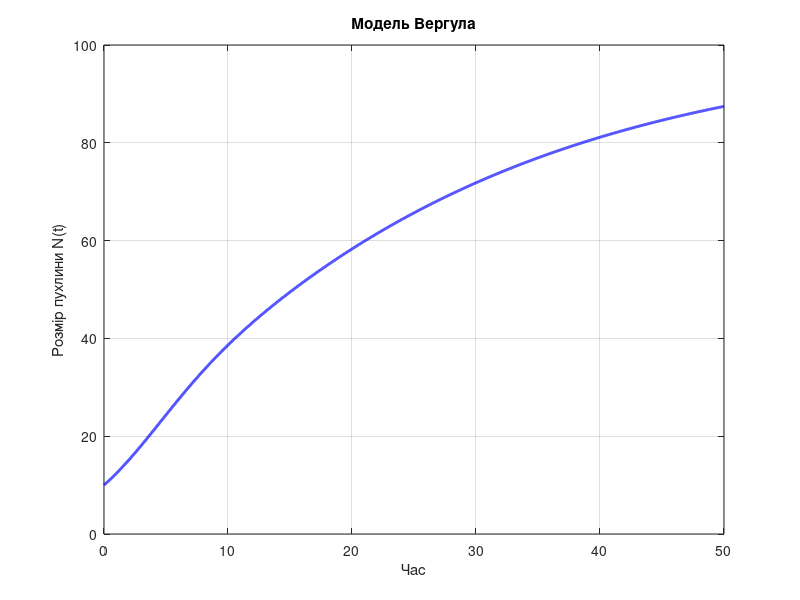
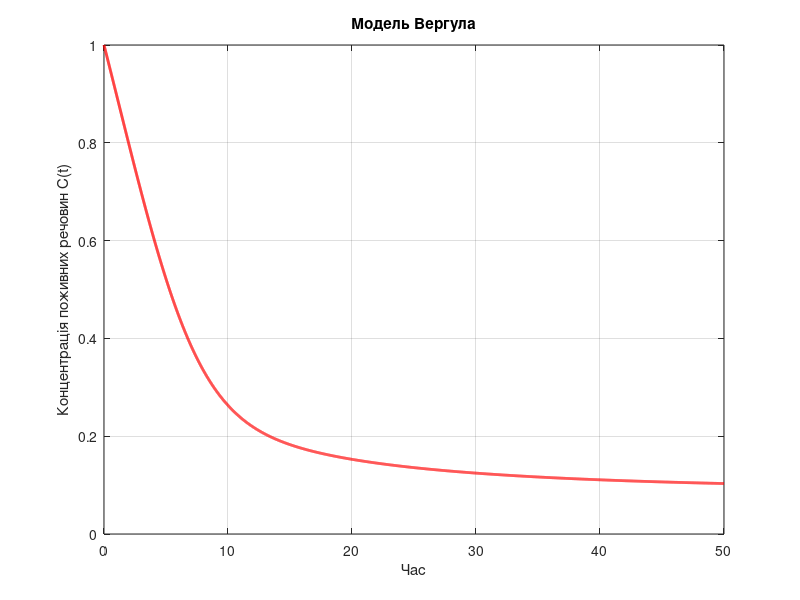
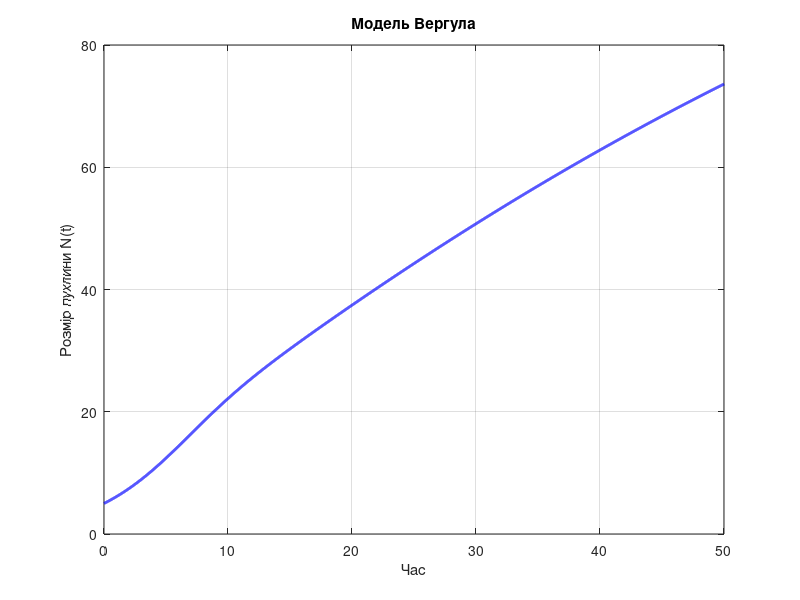
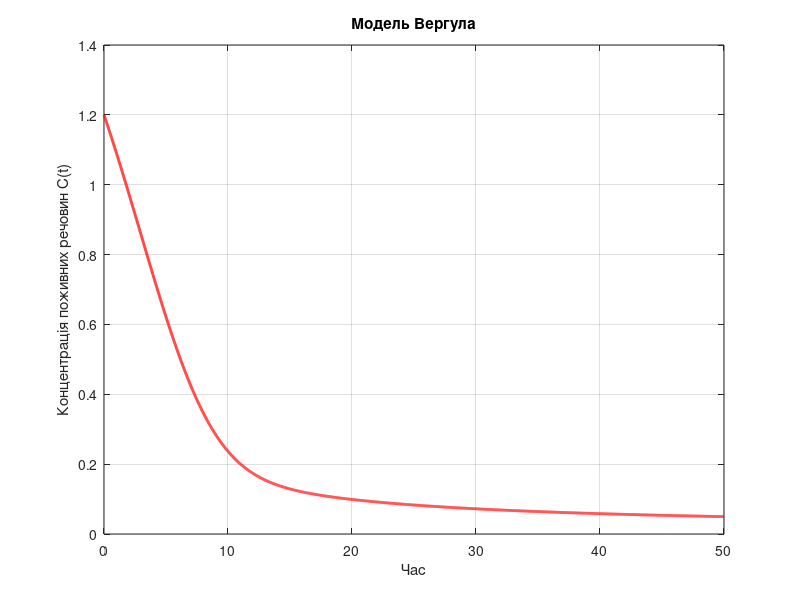

The MATLAB script that drew these images, in order:
clear all;
close all;

%% Параметри
t0 = 0; tf = 50; h = 0.01;
t = t0:h:tf;
num_steps = length(t);

%% --- Допоміжні функції ---
function y_next = runge_kutta(f, t, y, h, varargin)
    k1 = f(t, y, varargin{:});
    k2 = f(t + h/2, y + h/2 * k1, varargin{:});
    k3 = f(t + h/2, y + h/2 * k2, varargin{:});
    k4 = f(t + h, y + h * k3, varargin{:});
    y_next = y + h/6 * (k1 + 2*k2 + 2*k3 + k4);
end

function y_next = runge_kutta_scalar(f, t, y, h)
    k1 = f(t, y);
    k2 = f(t + h/2, y + h/2 * k1);
    k3 = f(t + h/2, y + h/2 * k2);
    k4 = f(t + h, y + h * k3);
    y_next = y + h/6 * (k1 + 2*k2 + 2*k3 + k4);
end

function dy = verhulst_rhs(t, y, r, K, C0, a, b, Cmax)
    N = max(y(1), eps);
    C = max(y(2), eps);
    dN = r * N * (1 - N / K) * (C / (C + C0));
    dC = -a * N * C + b * (Cmax - C);
    dy = [dN; dC];
end

function [N_steady, t_90] = compute_metrics(t, N)
    last_10_percent = floor(0.9 * length(t));
    N_steady = mean(N(last_10_percent:end));
    idx_90 = find(N >= 0.9 * N_steady, 1, 'first');
    if isempty(idx_90)
        t_90 = NaN;
    else
        t_90 = t(idx_90);
    end
end

%% МОДЕЛЬ ВЕРГУЛА
% Базові параметри
r = 0.5; K = 100; C0 = 1; a = 0.01; b = 0.1; Cmax = 1;
N0 = 10; C_init = 1;

y_verhulst = zeros(num_steps, 2);
y_verhulst(1, :) = [N0, C_init];
for i = 1:num_steps-1
    y_verhulst(i+1, :) = runge_kutta(@verhulst_rhs, t(i), y_verhulst(i, :)', h, r, K, C0, a, b, Cmax)';
end
[Ns_v, t90_v] = compute_metrics(t, y_verhulst(:, 1));
printf('Вергула (базовий): N_steady = %.2f, t_90 = %.2f\n', Ns_v, t90_v);

% Альтернативні параметри
r2 = 0.3; K2 = 150; C0_2 = 0.5; a2 = 0.02; b2 = 0.05; Cmax_2 = 1.5;
N0_2 = 5; C_init_2 = 1.2;

y_verhulst_alt = zeros(num_steps, 2);
y_verhulst_alt(1, :) = [N0_2, C_init_2];
for i = 1:num_steps-1
    y_verhulst_alt(i+1, :) = runge_kutta(@verhulst_rhs, t(i), y_verhulst_alt(i, :)', h, r2, K2, C0_2, a2, b2, Cmax_2)';
end
[Ns_va, t90_va] = compute_metrics(t, y_verhulst_alt(:, 1));
printf('Вергула (альтернативний): N_steady = %.2f, t_90 = %.2f\n', Ns_va, t90_va);

%% МОДЕЛЬ ГОМПЕРТЦА
% Базові
r = 0.5; K = 100; N0 = 10;
y_gomp = zeros(num_steps,1);
y_gomp(1) = N0;
for i = 1:num_steps-1
    y_gomp(i+1) = runge_kutta_scalar(@(t, N) r * max(N, eps) * log(K / max(N, eps)), t(i), y_gomp(i), h);
end
[Ns_g, t90_g] = compute_metrics(t, y_gomp);
printf('Гомпертца (базовий): N_steady = %.2f, t_90 = %.2f\n', Ns_g, t90_g);

% Альтернативні
r2 = 0.3; K2 = 200; N0_2 = 5;
y_gomp_alt = zeros(num_steps,1);
y_gomp_alt(1) = N0_2;
for i = 1:num_steps-1
    y_gomp_alt(i+1) = runge_kutta_scalar(@(t, N) r2 * max(N, eps) * log(K2 / max(N, eps)), t(i), y_gomp_alt(i), h);
end
[Ns_ga, t90_ga] = compute_metrics(t, y_gomp_alt);
printf('Гомпертца (альтернативний): N_steady = %.2f, t_90 = %.2f\n', Ns_ga, t90_ga);

%% МОДЕЛЬ БЕРТАЛАНФІ
% Базові
a = 0.8; b = 0.1; N0 = 10;
y_bert = zeros(num_steps,1);
y_bert(1) = N0;
for i = 1:num_steps-1
    y_bert(i+1) = runge_kutta_scalar(@(t, N) a * max(N, eps)^(2/3) - b * max(N, eps), t(i), y_bert(i), h);
end
[Ns_b, t90_b] = compute_metrics(t, y_bert);
printf('Берталанфі (базовий): N_steady = %.2f, t_90 = %.2f\n', Ns_b, t90_b);

% Альтернативні
a2 = 0.6; b2 = 0.15; N0_2 = 5;
y_bert_alt = zeros(num_steps,1);
y_bert_alt(1) = N0_2;
for i = 1:num_steps-1
    y_bert_alt(i+1) = runge_kutta_scalar(@(t, N) a2 * max(N, eps)^(2/3) - b2 * max(N, eps), t(i), y_bert_alt(i), h);
end
[Ns_ba, t90_ba] = compute_metrics(t, y_bert_alt);
printf('Берталанфі (альтернативний): N_steady = %.2f, t_90 = %.2f\n', Ns_ba, t90_ba);

%% ГРАФІКИ
% Вергула базовий — N(t)
figure;
plot(t, y_verhulst(:,1), 'b-', 'LineWidth', 2);
xlabel('Час'); ylabel('Розмір пухлини N(t)');
title('Модель Вергула');
grid on;
print -dpng 'verhulst_base_N.png';

% Вергула базовий — C(t)
figure;
plot(t, y_verhulst(:,2), 'r-', 'LineWidth', 2);
xlabel('Час'); ylabel('Концентрація поживних речовин C(t)');
title('Модель Вергула');
grid on;
print -dpng 'verhulst_base_C.png';

% Вергула альтернативний — N(t)
figure;
plot(t, y_verhulst_alt(:,1), 'b-', 'LineWidth', 2);
xlabel('Час'); ylabel('Розмір пухлини N(t)');
title('Модель Вергула');
grid on;
print -dpng 'verhulst_alt_N.png';

% Вергула альтернативний — C(t)
figure;
plot(t, y_verhulst_alt(:,2), 'r-', 'LineWidth', 2);
xlabel('Час'); ylabel('Концентрація поживних речовин C(t)');
title('Модель Вергула');
grid on;
print -dpng 'verhulst_alt_C.png';

% Гомпертц базовий — N(t)
figure;
plot(t, y_gomp, 'g-', 'LineWidth', 2);
xlabel('Час'); ylabel('Розмір пухлини N(t)');
title('Модель Гомпертца');
grid on;
print -dpng 'gompertz_base.png';

% Гомпертц альтернативний — N(t)
figure;
plot(t, y_gomp_alt, 'g-', 'LineWidth', 2);
xlabel('Час'); ylabel('Розмір пухлини N(t)');
title('Модель Гомпертца');
grid on;
print -dpng 'gompertz_alt.png';

% Берталанфі базовий — N(t)
figure;
plot(t, y_bert, 'm-', 'LineWidth', 2);
xlabel('Час'); ylabel('Розмір пухлини N(t)');
title('Модель Берталанфі');
grid on;
print -dpng 'bertalanffy_base.png';

% Берталанфі альтернативний — N(t)
figure;
plot(t, y_bert_alt, 'm-', 'LineWidth', 2);
xlabel('Час'); ylabel('Розмір пухлини N(t)');
title('Модель Берталанфі');
grid on;
print -dpng 'bertalanffy_alt.png';

